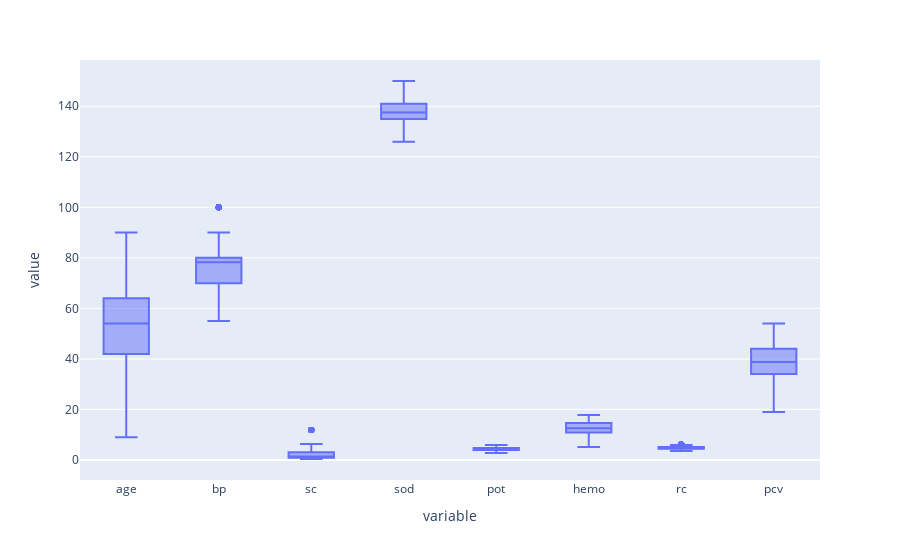

Notebook code for this chart:
### Code cell
fig = px.box(df[f], y=f)
fig.show()

### Figure 1 — Plotly figure (JSON) as saved in the notebook; plotly's stock layout.template omitted (floating-point values rounded to 4 significant figures; data arrays with more than 128 entries replaced by an {"elided": "..."} marker saying what was removed)
{"data": [{"alignmentgroup": "True", "hovertemplate": "variable=%{x}<br>value=%{y}<extra></extra>", "legendgroup": "", "marker": {"color": "#636efa"}, "name": "", "notched": false, "offsetgroup": "", "orientation": "v", "showlegend": false, "type": "box", "x": {"elided": "3200 str values"}, "x0": " ", "xaxis": "x", "y": {"elided": "3200 float values"}, "y0": " ", "yaxis": "y"}], "layout": {"boxmode": "group", "legend": {"tracegroupgap": 0}, "margin": {"t": 60}, "xaxis": {"anchor": "y", "domain": [0, 1], "title": {"text": "variable"}}, "yaxis": {"anchor": "x", "domain": [0, 1], "title": {"text": "value"}}}}
